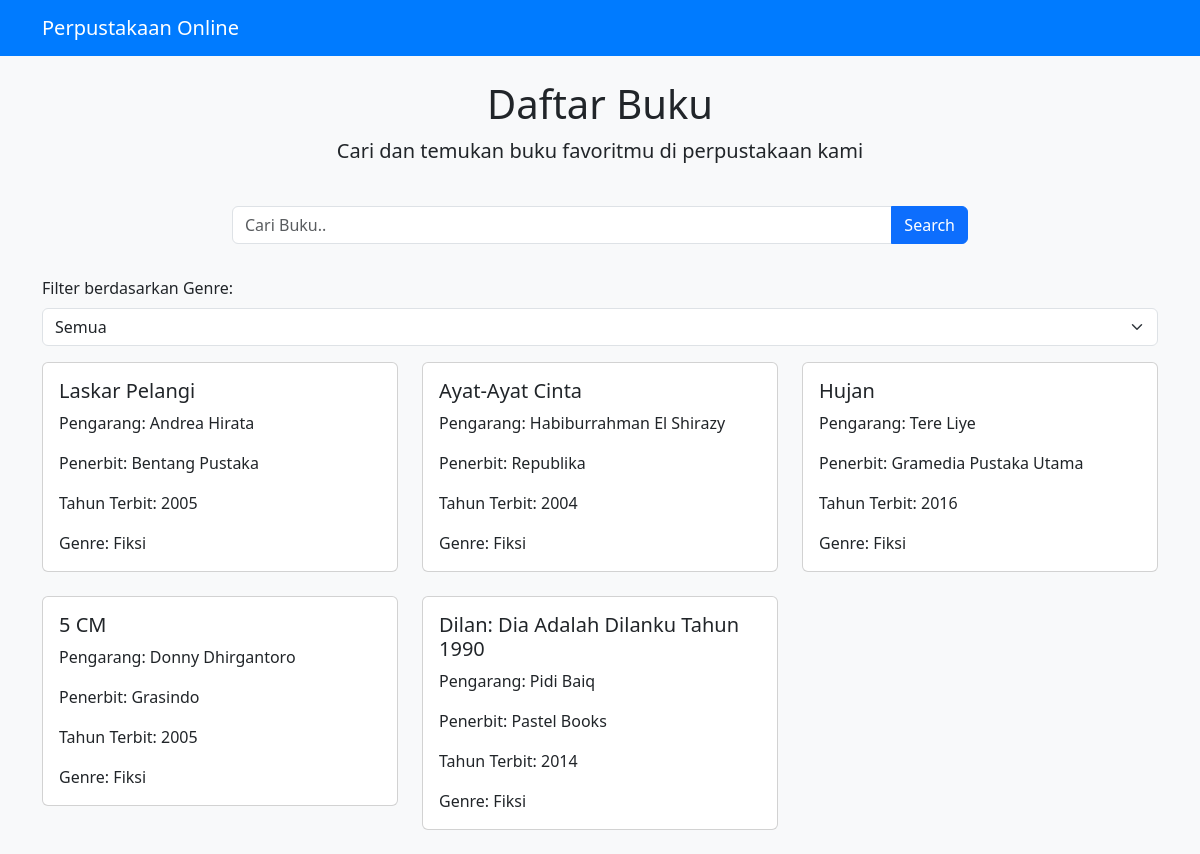
Screenshot of /index.php?genre=Fiksi with the database file from the repository.
### tables this page shows
CREATE TABLE `buku` (
  `id` int NOT NULL,
  `judul` varchar(255) DEFAULT NULL,
  `pengarang` varchar(255) DEFAULT NULL,
  `penerbit` varchar(255) DEFAULT NULL,
  `tahun_terbit` year DEFAULT NULL,
  `genre` varchar(80) DEFAULT NULL
);

### functions.php (called while the page is built)
<?php
include 'koneksi.php';
function query($query)
{
    global $conn;
    $result = mysqli_query($conn, $query);
    $rows = [];
    while ($row = mysqli_fetch_assoc($result)) {
        $rows[] = $row;
    }
    return $rows;
}
function getBuku()
{
    global $conn;
    $query = "SELECT * FROM buku";
    $result = mysqli_query($conn, $query);
    $buku = mysqli_fetch_all($result, MYSQLI_ASSOC);
    return $buku;
}

### index.php (the view, shortened to what this page needs)
<?php
include 'functions.php';
$bukuList = getBuku();
if (isset($_GET['genre'])) {
    $genre = $_GET['genre'];
    $query = "SELECT * FROM buku WHERE genre = '$genre'";
    $bukuList = query($query);
}
?>
<!DOCTYPE html>
<html lang="en">
<head>
    <link rel="stylesheet" href="https://cdn.jsdelivr.net/npm/bootstrap@5.3.3/dist/css/bootstrap.min.css">
    <link rel="stylesheet" href="style.css">
</head>
<body>
    <nav class="navbar navbar-expand-lg navbar-dark navbar-custom mb-4">
        <div class="container">
            <a class="navbar-brand" href="#">Perpustakaan Online</a>
        </div>
    </nav>
    <div class="container">
        <div class="row">
            <div class="col-md-12 text-center mb-4">
                <h1>Daftar Buku</h1>
                <p class="lead">Cari dan temukan buku favoritmu di perpustakaan kami</p>
            </div>
        </div>
        <div class="row justify-content-center search-bar">
            <div class="col-md-8">
                <form action="" method="GET">
                    <div class="input-group">
                        <input type="text" id="keyword" name="keyword" class="form-control" placeholder="Cari Buku.." autofocus autocomplete="off" value="<?php echo isset($keyword) ? $keyword : ''; ?>">
                        <button class="btn btn-primary" name="search" type="submit" id="search-button">Search</button>
                    </div>
                </form>
            </div>
        </div>
        <form action="" method="GET" class="my-3">
            <div class="form-group">
                <label for="genre" class="form-label">Filter berdasarkan Genre:</label>
                <select name="genre" id="genre" class="form-select" onchange="this.form.submit()">
                    <option value="" <?php echo (isset($_GET['genre']) && $_GET['genre'] == '') ? 'selected' : ''; ?>>Semua</option>
                </select>
            </div>
        </form>
        <div class="row">
            <?php
            if (!empty($bukuList)) {
                foreach ($bukuList as $buku) {
                    echo '<div class="col-md-4 mb-4">';
                    echo '    <div class="card card-custom">';
                    echo '        <div class="card-body">';
                    echo '            <h5 class="card-title">' . $buku['judul'] . '</h5>';
                    echo '            <p class="card-text">Pengarang: ' . $buku['pengarang'] . '</p>';
                    echo '            <p class="card-text">Penerbit: ' . $buku['penerbit'] . '</p>';
                    echo '            <p class="card-text">Tahun Terbit: ' . $buku['tahun_terbit'] . '</p>';
                    echo '            <p class="card-text">Genre: ' . $buku['genre'] . '</p>';
                    echo '        </div>';
                    echo '    </div>';
                    echo '</div>';
                }
            } else {
                echo '<div class="col-md-12 text-center">';
                echo '<div class="alert alert-warning">Tidak ada buku yang ditemukan</div>';
                echo '</div>';
            }
            ?>
        </div>
    </div>
</body>
</html>

### style.css (style rules this page uses)
body { background-color: #f8f9fa; }
.search-bar { margin-bottom: 2rem; }
.card-custom { transition: all 0.3s ease-in-out; }
.navbar-custom { background-color: #007bff; }

### rows the page displays
buku: judul "Laskar Pelangi", pengarang "Andrea Hirata", penerbit "Bentang Pustaka", tahun_terbit "2005", genre "Fiksi"
buku: judul "Ayat-Ayat Cinta", pengarang "Habiburrahman El Shirazy", penerbit "Republika", tahun_terbit "2004", genre "Fiksi"
buku: judul "Hujan", pengarang "Tere Liye", penerbit "Gramedia Pustaka Utama", tahun_terbit "2016", genre "Fiksi"
buku: judul "5 CM", pengarang "Donny Dhirgantoro", penerbit "Grasindo", tahun_terbit "2005", genre "Fiksi"
buku: judul "Dilan: Dia Adalah Dilanku Tahun 1990", pengarang "Pidi Baiq", penerbit "Pastel Books", tahun_terbit "2014", genre "Fiksi"
